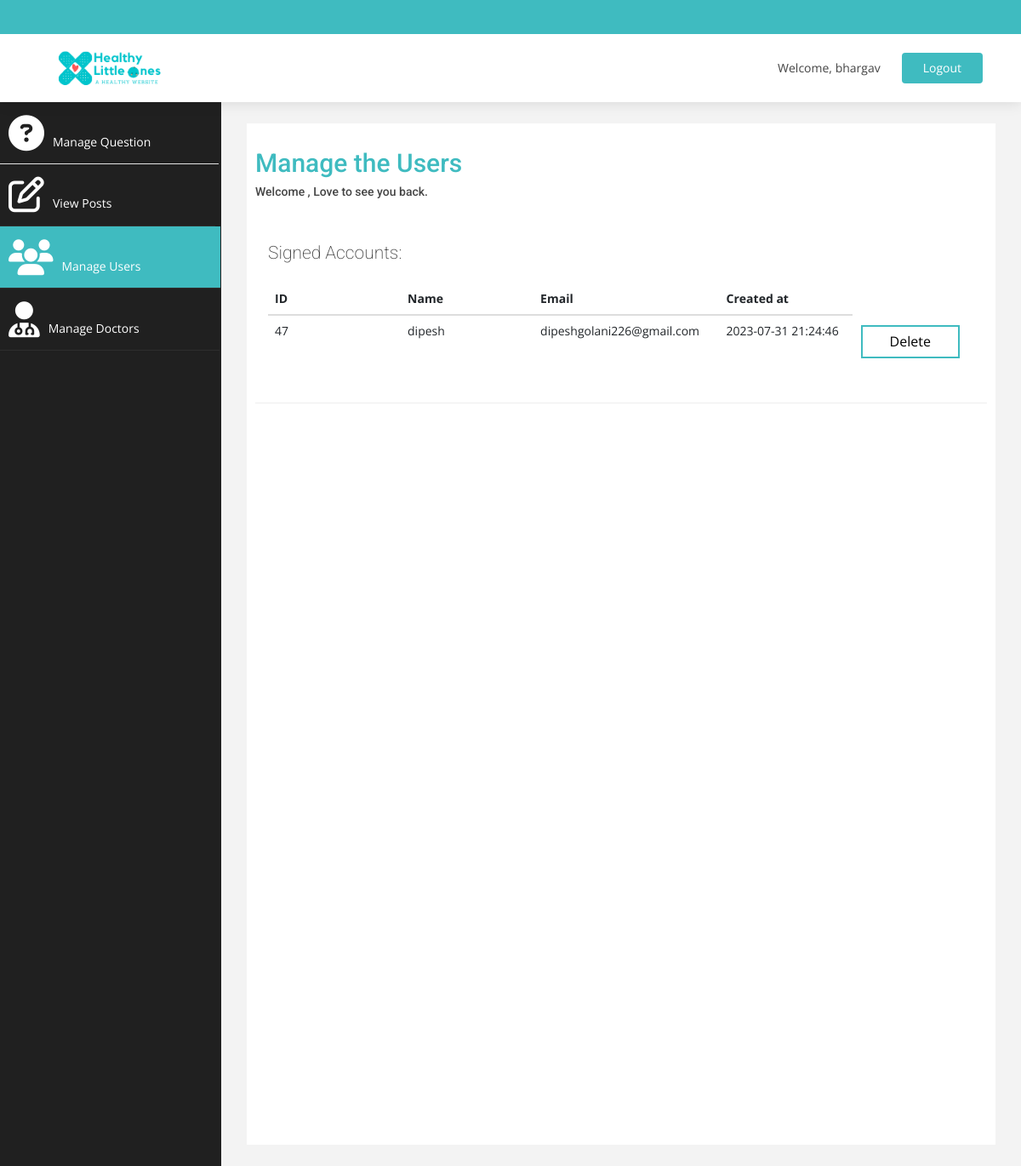
Screenshot of /admuser.php (signed in) with the database file from the repository.
### tables this page shows
CREATE TABLE `user_account` (
  `User_ID` int(255) NOT NULL,
  `User_Name` varchar(40) NOT NULL,
  `User_Email` varchar(40) NOT NULL,
  `User_Pwd` varchar(100) NOT NULL,
  `User_Token` varchar(255) NOT NULL,
  `U_Created` timestamp NOT NULL DEFAULT current_timestamp() ON UPDATE current_timestamp(),
  `U_Updated` timestamp NOT NULL DEFAULT current_timestamp(),
  `U_Valid` varchar(10) NOT NULL
);

### admuser.php (the view, shortened to what this page needs)
<?php
$user= $_SESSION['name'];
$type = $_SESSION['type'];
if($type == "A"){
    include 'Connect.php';
    $sql = "SELECT * FROM user_account";
    if($result = mysqli_query($db, $sql)){
      if(mysqli_num_rows($result) > 0){
?>
<!DOCTYPE html>
<html lang="en">
<head>
  <link href="https://stackpath.bootstrapcdn.com/font-awesome/4.7.0/css/font-awesome.min.css" rel="stylesheet">
  <link href="assets/vendor/bootstrap/css/bootstrap.min.css" rel="stylesheet">
  <link href="assets/vendor/icofont/icofont.min.css" rel="stylesheet">
  <link href="assets/vendor/boxicons/css/boxicons.min.css" rel="stylesheet">
  <link href="assets/vendor/animate.css/animate.min.css" rel="stylesheet">
  <link href="assets/vendor/owl.carousel/assets/owl.carousel.min.css" rel="stylesheet">
  <link href="assets/vendor/venobox/venobox.css" rel="stylesheet">
  <link href="assets/vendor/aos/aos.css" rel="stylesheet">
    <link href="assets/css/bootstrap.css" rel="stylesheet" />
    <link href="assets/css/font-awesome.css" rel="stylesheet" />
    <link href="assets/css/custom.css" rel="stylesheet" />
<link href="assets/css/style.css" rel="stylesheet">
</head>
<body>
    <div id="topbar" class="d-none d-lg-flex align-items-center fixed-top">
  </div>
  <header id="header" class="fixed-top">
    <div class="container d-flex align-items-center">
      <a href="index.html" class="logo mr-auto"><img src="assets/img/logo.png" alt=""></a>
      <nav class="nav-menu d-none d-lg-block">
      <ul>
          <li class="active">Welcome, <?php echo "$user"; ?></li>
      </ul>
      </nav>
      <a href="logout.php" class="appointment-btn scrollto" target="_self"> Logout  </a>
    </div>
  </header><br><br>
    <div id="wrapper">
        <br><br><br>
                <nav class="navbar-default navbar-side" role="navigation">
            <div class="sidebar-collapse">
                <ul class="nav" id="main-menu">
                      <li style="background-color:white">
                        <a  href="Adminpanel.php"><i class="fa fa-3x fa-question-circle" aria-hidden="true"></i>Manage Question&emsp;&emsp;&emsp;&emsp;&ensp;&ensp;</a>
                    </li>
                    <li>
                        <a  href="admpost.php"><i class="fa fa-3x fa-pencil-square-o" aria-hidden="true"></i>View Posts&emsp;&emsp;&emsp;&emsp;&emsp;&emsp;&emsp;&emsp;</a>
                    </li>
                  <li  >
                        <a class="active-menu"  href="admuser.php"><i class="fa fa-users fa-3x" aria-hidden="true"></i>Manage Users&emsp;&emsp;&emsp;&emsp;&emsp;&ensp;&ensp;</a>
                    </li>
                    <li  >
                        <a  href="admdoc.php"><i class="fa fa-user-md fa-3x" aria-hidden="true"></i>Manage Doctors&emsp;&ensp;&emsp;&emsp;&emsp;&emsp;&ensp;</a>
                    </li>
                </ul>
            </div>
        </nav>
        <div id="page-wrapper" >
            <div id="page-inner">
                <div class="row">
                    <div class="col-md-12">
                     <h2>Manage the Users</h2>
                        <h5>Welcome  , Love to see you back. </h5>
      <div class="col-md-9 col-lg-10 main"><br>
        <h1 class="lead hidden-xs-down">Signed Accounts:</h1>
        <table style="table-layout: fixed; width: 100%" class="table table-hover">
            <thead>
              <tr>
                <th  style=" width: 25%"scope="col">ID</th>
                <th style=" width: 25%"scope="col">Name</th>
                <th style=" width: 35%"scope="col">Email</th>
                <th style=" width: 25%"scope="col">Created at</th>
              </tr>
            </thead>
            <tbody>
             <?php
              while($rows=$result->fetch_assoc())
              {
             ?>
              <tr>
                <td style="word-wrap: break-word" ><?php echo $rows['User_ID'] ?></td>
                <td><?php echo $rows['User_Name']; ?></td><?php $ans = "user"; ?></td>
                <td><?php echo $rows['User_Email']; ?></td>
                <td><?php echo $rows['U_Created']; ?></td>
                <td><?php echo'<a href="deleteans.php?id='.$rows['User_ID'].'&stat='.$ans.'" class=" btscol bts ">'?>
                      <i class="lni lni-trash"></i></i> Delete
                      </a></td>
              </tr>
              <?php
              }
              ?>
            </tbody>
          </table>
          </div>
                    </div>
                </div>
                 <hr />
    </div>
            </div>
        </div>
<?php
}
else{
  include('header.php');
  echo '
        <br><br><br><h1>Sorry no records found.</h1><hr>';
        include('footer.php');
    }
} else{
    echo "ERROR: Could not able to execute $sql. " . mysqli_error($db);
}
}else{
 include('404.html');}

### assets/css/custom.css (style rules this page uses)
body { font-family: 'Open Sans', sans-serif; }
#wrapper { width: 100%; background:#202020; }
#page-wrapper { padding: 15px 15px; min-height: 600px; background:#F3F3F3; }
#page-inner { width:100%; margin:10px 20px 10px 0px; background-color:#fff!important; padding:10px; min-height:1200px; }
h2 { color: #3fbbc0; }
.active-menu { background-color:#3fbbc0!important; }
.sidebar-collapse , .sidebar-collapse .nav { background:none; }
.sidebar-collapse .nav { padding:0; }
.sidebar-collapse .nav > li > a { color:#fff; background:#202020; text-shadow:none; }
.sidebar-collapse > .nav > li > a { padding:15px 10px; }
.sidebar-collapse > .nav > li { border-bottom: 1px solid rgba(107, 108, 109, 0.19); }
.navbar-side { border:none; background-color: #202020; }
.navbar-default { border:0px solid black; }
.nav > li > a > i { margin-right:10px; }
@media (min-width:768px) { #page-wrapper { margin: 0 0 0 260px; padding: 15px 30px; min-height: 1200px; } }
@media (min-width:768px) { .navbar-side { z-index: 1; position: absolute; width: 260px; } }

### assets/css/style.css (style rules this page uses)
body { font-family: "Open Sans", sans-serif; color: #444444; }
a { color: #3fbbc0; }
h1, h2, h3, h4, h5, h6 { font-family: "Roboto", sans-serif; }
#topbar { background: #3fbbc0; color: #fff; height: 40px; font-size: 16px; font-weight: 600; transition: all 0.5s; }
#header { background: #fff; transition: all 0.5s; z-index: 997; padding: 20px 0; top: 40px; box-shadow: 0px 2px 15px rgba(0, 0, 0, 0.1); }
#header .logo { font-size: 28px; margin: 0; padding: 0; line-height: 1; font-weight: 600; letter-spacing: 0.5px; text-transform: uppercase; }
#header .logo img { max-height: 40px; }
.nav-menu ul { margin: 0; padding: 0; list-style: none; }
.nav-menu > ul { display: flex; }
.nav-menu > ul > li { position: relative; white-space: nowrap; padding: 10px 0 10px 28px; }
.appointment-btn { margin-left: 25px; background: #3fbbc0; color: #fff; border-radius: 4px; padding: 8px 25px; white-space: nowrap; transition: 0.3s; font-size: 14px; display: inline-block; }
body { margin-top:20px; }
img { max-width: 100%; }
img { vertical-align: middle; border-style: none; }

### admuser.php (style rules this page uses)
.btscol { background-color: #4CAF50; border: none; color: white; padding: 6px 32px; text-align: center; text-decoration: none; display: inline-block; font-size: 16px; margin: 4px 2px; transition-duration: 0.4s; cursor: pointer; }
.bts { background-color: white; color: black; border: 2px solid #3fbbc0; }

### rows the page displays
user_account: User_ID "47", User_Name "dipesh", User_Email "dipeshgolani226@gmail.com", U_Created "2023-07-31 21:24:46"

### other values shown
$user "bhargav"
